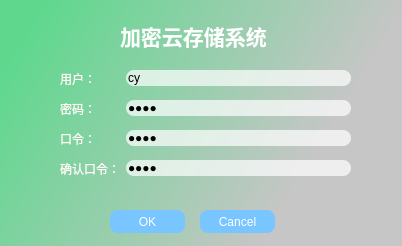
<?xml version="1.0" encoding="UTF-8"?>
<ui version="4.0">
 <class>Login</class>
 <widget class="QDialog" name="Login">
  <property name="geometry">
   <rect>
    <x>0</x>
    <y>0</y>
    <width>402</width>
    <height>246</height>
   </rect>
  </property>
  <property name="contextMenuPolicy">
   <enum>Qt::DefaultContextMenu</enum>
  </property>
  <property name="acceptDrops">
   <bool>false</bool>
  </property>
  <property name="windowTitle">
   <string>登录界面</string>
  </property>
  <property name="styleSheet">
   <string notr="true">QDialog{
background:qlineargradient(spread:pad, x1:0, y1:0, x2:0.988636, y2:0.369, stop:0.102273 rgba(95, 216, 142, 255), stop:0.909091 rgba(198, 198, 198, 255));
}</string>
  </property>
  <property name="windowFilePath">
   <string/>
  </property>
  <property name="modal">
   <bool>false</bool>
  </property>
  <widget class="QLabel" name="label_3">
   <property name="geometry">
    <rect>
     <x>120</x>
     <y>20</y>
     <width>161</width>
     <height>31</height>
    </rect>
   </property>
   <property name="font">
    <font>
     <family>黑体</family>
     <pointsize>16</pointsize>
     <weight>75</weight>
     <italic>false</italic>
     <bold>true</bold>
    </font>
   </property>
   <property name="layoutDirection">
    <enum>Qt::LeftToRight</enum>
   </property>
   <property name="styleSheet">
    <string notr="true">QLabel{ 
	color:rgb(255, 255, 255);
}
</string>
   </property>
   <property name="text">
    <string>加密云存储系统</string>
   </property>
  </widget>
  <widget class="QWidget" name="formLayoutWidget">
   <property name="geometry">
    <rect>
     <x>60</x>
     <y>70</y>
     <width>291</width>
     <height>131</height>
    </rect>
   </property>
   <layout class="QFormLayout" name="formLayout">
    <property name="horizontalSpacing">
     <number>6</number>
    </property>
    <property name="verticalSpacing">
     <number>12</number>
    </property>
    <item row="0" column="0">
     <widget class="QLabel" name="label">
      <property name="styleSheet">
       <string notr="true">QLabel{color:rgb(255, 250, 247)}</string>
      </property>
      <property name="text">
       <string>用户：</string>
      </property>
     </widget>
    </item>
    <item row="0" column="1">
     <widget class="QLineEdit" name="user">
      <property name="styleSheet">
       <string notr="true">QLineEdit{
background:rgba(255,255,255,0.7);
border-width:1px;
border-color:rgb(222, 221, 239);
border-radius:8px;
padding:0px;
margin:0px;
}</string>
      </property>
      <property name="text">
       <string>cy</string>
      </property>
      <property name="maxLength">
       <number>20</number>
      </property>
     </widget>
    </item>
    <item row="1" column="0">
     <widget class="QLabel" name="label_2">
      <property name="styleSheet">
       <string notr="true">QLabel{color:rgb(255, 250, 247)}</string>
      </property>
      <property name="text">
       <string>密码：</string>
      </property>
     </widget>
    </item>
    <item row="1" column="1">
     <widget class="QLineEdit" name="pwd">
      <property name="enabled">
       <bool>true</bool>
      </property>
      <property name="autoFillBackground">
       <bool>false</bool>
      </property>
      <property name="styleSheet">
       <string notr="true">QLineEdit{
background:rgba(255,255,255,0.7);
border-width:1px;
border-color:rgb(222, 221, 239);
border-radius:8px;
padding:0px;
margin:0px;
}</string>
      </property>
      <property name="inputMethodHints">
       <set>Qt::ImhHiddenText|Qt::ImhNoAutoUppercase|Qt::ImhNoPredictiveText|Qt::ImhSensitiveData</set>
      </property>
      <property name="text">
       <string>1234</string>
      </property>
      <property name="maxLength">
       <number>20</number>
      </property>
      <property name="echoMode">
       <enum>QLineEdit::Password</enum>
      </property>
      <property name="clearButtonEnabled">
       <bool>false</bool>
      </property>
     </widget>
    </item>
    <item row="2" column="0">
     <widget class="QLabel" name="label_4">
      <property name="styleSheet">
       <string notr="true">QLabel{color:rgb(255, 250, 247)}</string>
      </property>
      <property name="text">
       <string>口令：</string>
      </property>
     </widget>
    </item>
    <item row="2" column="1">
     <widget class="QLineEdit" name="key">
      <property name="styleSheet">
       <string notr="true">QLineEdit{
background:rgba(255,255,255,0.7);
border-width:1px;
border-color:rgb(222, 221, 239);
border-radius:8px;
padding:0px;
margin:0px;
}</string>
      </property>
      <property name="text">
       <string>1234</string>
      </property>
      <property name="maxLength">
       <number>20</number>
      </property>
      <property name="echoMode">
       <enum>QLineEdit::Password</enum>
      </property>
     </widget>
    </item>
    <item row="3" column="0">
     <widget class="QLabel" name="label_5">
      <property name="styleSheet">
       <string notr="true">QLabel{color:rgb(255, 250, 247)}</string>
      </property>
      <property name="text">
       <string>确认口令：</string>
      </property>
     </widget>
    </item>
    <item row="3" column="1">
     <widget class="QLineEdit" name="confirmKey">
      <property name="styleSheet">
       <string notr="true">QLineEdit{
background:rgba(255,255,255,0.7);
border-width:1px;
border-color:rgb(222, 221, 239);
border-radius:8px;
padding:0px;
margin:0px;
}</string>
      </property>
      <property name="text">
       <string>1234</string>
      </property>
      <property name="maxLength">
       <number>20</number>
      </property>
      <property name="echoMode">
       <enum>QLineEdit::Password</enum>
      </property>
     </widget>
    </item>
   </layout>
  </widget>
  <widget class="QPushButton" name="cancelButton">
   <property name="geometry">
    <rect>
     <x>200</x>
     <y>210</y>
     <width>75</width>
     <height>23</height>
    </rect>
   </property>
   <property name="focusPolicy">
    <enum>Qt::NoFocus</enum>
   </property>
   <property name="styleSheet">
    <string notr="true">QPushButton{
border-width:2px;
border-radius:8px;
border-color:rgba(119, 196, 255);
background:rgb(121, 197, 255);
color:rgb(255, 255, 255);
}
QPushButton::hover{
border-width:2px;
border-radius:8px;
border-color:rgba(119, 196, 255);
background:rgba(170, 255, 127,0.93);
color:rgb(255, 255, 255);
}</string>
   </property>
   <property name="text">
    <string>Cancel</string>
   </property>
  </widget>
  <widget class="QPushButton" name="okButton">
   <property name="geometry">
    <rect>
     <x>110</x>
     <y>210</y>
     <width>75</width>
     <height>23</height>
    </rect>
   </property>
   <property name="styleSheet">
    <string notr="true">QPushButton{
border-width:2px;
border-radius:8px;
border-color:rgba(119, 196, 255);
background:rgb(121, 197, 255);
color:rgb(255, 255, 255);
}
QPushButton::hover{
border-width:2px;
border-radius:8px;
border-color:rgba(119, 196, 255);
background:rgba(170, 255, 127,0.93);
color:rgb(255, 255, 255);
}</string>
   </property>
   <property name="text">
    <string>OK</string>
   </property>
  </widget>
 </widget>
 <resources/>
 <connections>
  <connection>
   <sender>cancelButton</sender>
   <signal>clicked()</signal>
   <receiver>Login</receiver>
   <slot>close()</slot>
   <hints>
    <hint type="sourcelabel">
     <x>237</x>
     <y>221</y>
    </hint>
    <hint type="destinationlabel">
     <x>199</x>
     <y>121</y>
    </hint>
   </hints>
  </connection>
 </connections>
</ui>
